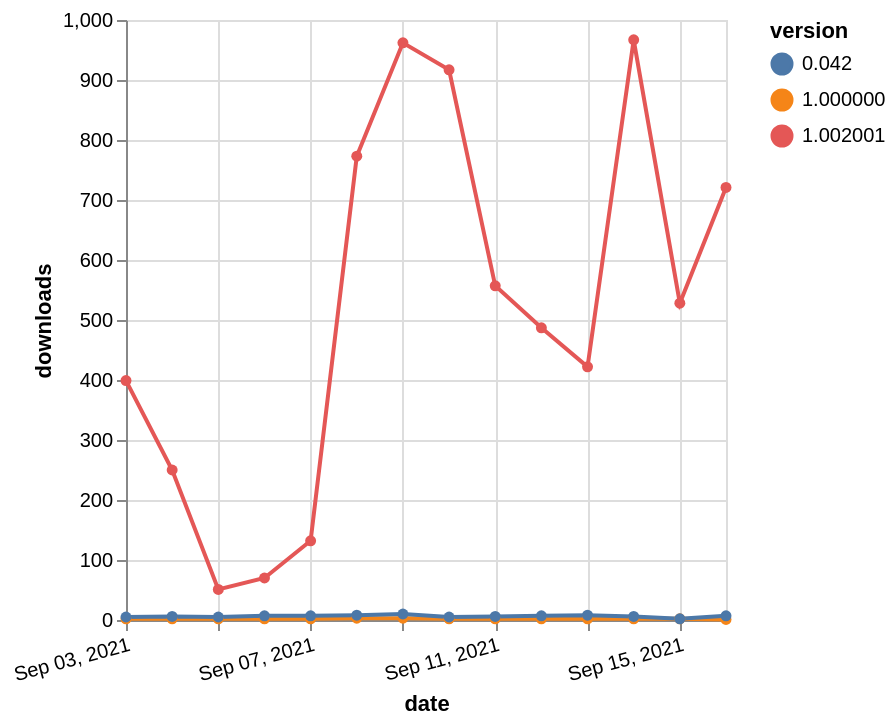

Vega-Lite specification for this chart:
### Vega-Lite specification from a JSON file in a GitHub repository (floating-point values rounded to 4 significant figures)
{"$schema": "https://vega.github.io/schema/vega-lite/v5.json", "description": "A simple bar chart with embedded data.", "data": {"values": [{"date": "2021-09-03", "total": 20163, "delta": 2, "version": "1.000000"}, {"date": "2021-09-04", "total": 20165, "delta": 2, "version": "1.000000"}, {"date": "2021-09-05", "total": 20167, "delta": 2, "version": "1.000000"}, {"date": "2021-09-06", "total": 20169, "delta": 2, "version": "1.000000"}, {"date": "2021-09-07", "total": 20171, "delta": 2, "version": "1.000000"}, {"date": "2021-09-08", "total": 20174, "delta": 3, "version": "1.000000"}, {"date": "2021-09-09", "total": 20177, "delta": 3, "version": "1.000000"}, {"date": "2021-09-10", "total": 20179, "delta": 2, "version": "1.000000"}, {"date": "2021-09-11", "total": 20181, "delta": 2, "version": "1.000000"}, {"date": "2021-09-12", "total": 20183, "delta": 2, "version": "1.000000"}, {"date": "2021-09-13", "total": 20185, "delta": 2, "version": "1.000000"}, {"date": "2021-09-14", "total": 20187, "delta": 2, "version": "1.000000"}, {"date": "2021-09-15", "total": 20189, "delta": 2, "version": "1.000000"}, {"date": "2021-09-16", "total": 20190, "delta": 1, "version": "1.000000"}, {"date": "2021-09-03", "total": 178522, "delta": 399, "version": "1.002001"}, {"date": "2021-09-04", "total": 178772, "delta": 250, "version": "1.002001"}, {"date": "2021-09-05", "total": 178823, "delta": 51, "version": "1.002001"}, {"date": "2021-09-06", "total": 178893, "delta": 70, "version": "1.002001"}, {"date": "2021-09-07", "total": 179025, "delta": 132, "version": "1.002001"}, {"date": "2021-09-08", "total": 179798, "delta": 773, "version": "1.002001"}, {"date": "2021-09-09", "total": 180760, "delta": 962, "version": "1.002001"}, {"date": "2021-09-10", "total": 181677, "delta": 917, "version": "1.002001"}, {"date": "2021-09-11", "total": 182234, "delta": 557, "version": "1.002001"}, {"date": "2021-09-12", "total": 182721, "delta": 487, "version": "1.002001"}, {"date": "2021-09-13", "total": 183143, "delta": 422, "version": "1.002001"}, {"date": "2021-09-14", "total": 184110, "delta": 967, "version": "1.002001"}, {"date": "2021-09-15", "total": 184638, "delta": 528, "version": "1.002001"}, {"date": "2021-09-16", "total": 185359, "delta": 721, "version": "1.002001"}, {"date": "2021-09-03", "total": 40870, "delta": 5, "version": "0.042"}, {"date": "2021-09-04", "total": 40876, "delta": 6, "version": "0.042"}, {"date": "2021-09-05", "total": 40881, "delta": 5, "version": "0.042"}, {"date": "2021-09-06", "total": 40888, "delta": 7, "version": "0.042"}, {"date": "2021-09-07", "total": 40895, "delta": 7, "version": "0.042"}, {"date": "2021-09-08", "total": 40903, "delta": 8, "version": "0.042"}, {"date": "2021-09-09", "total": 40913, "delta": 10, "version": "0.042"}, {"date": "2021-09-10", "total": 40918, "delta": 5, "version": "0.042"}, {"date": "2021-09-11", "total": 40924, "delta": 6, "version": "0.042"}, {"date": "2021-09-12", "total": 40931, "delta": 7, "version": "0.042"}, {"date": "2021-09-13", "total": 40939, "delta": 8, "version": "0.042"}, {"date": "2021-09-14", "total": 40945, "delta": 6, "version": "0.042"}, {"date": "2021-09-15", "total": 40947, "delta": 2, "version": "0.042"}, {"date": "2021-09-16", "total": 40954, "delta": 7, "version": "0.042"}]}, "width": "container", "mark": {"type": "line", "point": {"filled": true}}, "encoding": {"x": {"field": "date", "type": "temporal", "timeUnit": "yearmonthdate", "title": "date", "axis": {"labelAngle": -15}}, "y": {"field": "delta", "type": "quantitative", "title": "downloads"}, "color": {"field": "version", "type": "nominal"}, "tooltip": {"field": "delta"}}}
